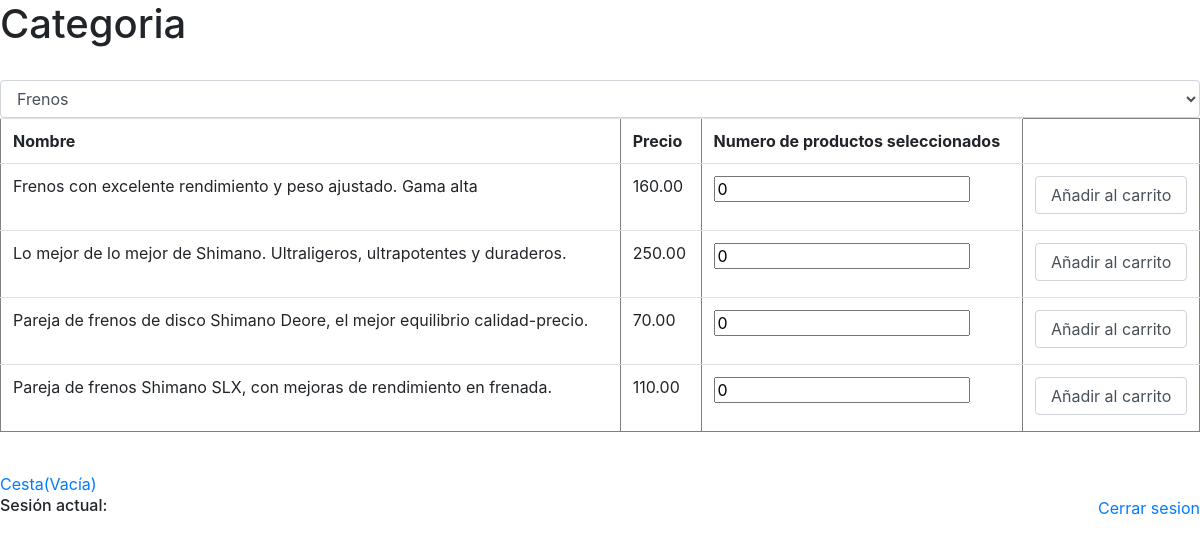
The app's page /compra.php?categoria=1 with its own data.
### tables this page shows
CREATE TABLE IF NOT EXISTS `productos` (
  `codProducto` int(11) NOT NULL AUTO_INCREMENT,
  `codCategoria` int(11) NOT NULL,
  `nombre` varchar(50) NOT NULL,
  `precio` decimal(9,2) NOT NULL,
  `descripcion` varchar(1000) DEFAULT NULL,
  PRIMARY KEY (`codProducto`),
  KEY `codCategoria` (`codCategoria`)
);

### compra.php (the view, shortened to what this page needs)
<?php
require('conexion.php');
require('sesion.php');
$selected="";
if (isset($_GET['categoria'])){
	$codigoCateg=$_GET['categoria'];
$sql="SELECT codProducto, descripcion, precio
	  FROM productos
	  WHERE codCategoria=$codigoCateg
	  ORDER BY descripcion";
$filas=$con->query($sql);
}
$tProductos=count($_SESSION['cesta']);
if ($tProductos==0)
	$tProductos='Vacía';
?>
<html>
	<head>
	<link rel="stylesheet" href="../bootstrap/css/bootstrap.css">
		</head>
	<body>
		<h1> Categoria </h1> </br>
			<select type="text" name="categoria" onChange="location.href='?categoria='+this.value" class="form-control">
				<?php
				$sql1="select distinct descripcion, codCategoria from categorias";
				$fila=$con->query($sql1);
					while ($categorias=$fila->fetch_assoc()):
					$codCateg=$categorias['codCategoria'];
					$categoria=$categorias['descripcion'];
					if (isset ($codigoCateg)){
					if ($codCateg==$codigoCateg)
						$selected="SELECTED";
					else
						$selected="";
					}
				?>
				<option value="<?=$codCateg?>" <?=$selected?>> <?=$categoria?></option>
				<?php
				endwhile;
				?>
				</select>
		<?php if (isset($_GET['categoria'])): ?>
		<table border="1" class="table table-hover">
					<tr>
						<th> Nombre</th>
						<th> Precio</th>
						<th> Numero de productos seleccionados</th>
					</tr>
				<?php
					while ($producto=$filas->fetch_assoc()):
						$descripcion=$producto['descripcion'];
						$precio=$producto['precio'];
					?>
					<tr>
						<td><?=$descripcion?></td>
						<td><?=$precio?></td>
						<td>
						<form action="añadirCarrito.php" method="post">
						<input type="number" name="Cantidad" value=0 min=0>
						</td>
						<td>
						<input type="submit" value="Añadir al carrito" class="form-control"/>
						</td>
					</tr>
				<?php
					endwhile;
				?>
		</table>
		<?php endif;
		$mensaje="<a href='carrito.php'> Cesta($tProductos)</a>";
		?>
		<?=$mensaje?>
		<div class='d-flex justify-content-between'>
		<h6>Sesión actual: <?=$usuario?></h6>
		<a href="cerrarSesion.php?cod">Cerrar sesion</a></td>
		</div>
	</body>
</html>

### records on screen
productos: descripcion "Frenos con excelente rendimiento y peso ajustado. Gama alta", precio "160.00"
productos: descripcion "Lo mejor de lo mejor de Shimano. Ultraligeros, ultrapotentes y duraderos.", precio "250.00"
productos: descripcion "Pareja de frenos de disco Shimano Deore, el mejor equilibrio calidad-precio.", precio "70.00"
productos: descripcion "Pareja de frenos Shimano SLX, con mejoras de rendimiento en frenada.", precio "110.00"

### other values on screen
$tProductos "Vacía"
form field categoria "Frenos"
